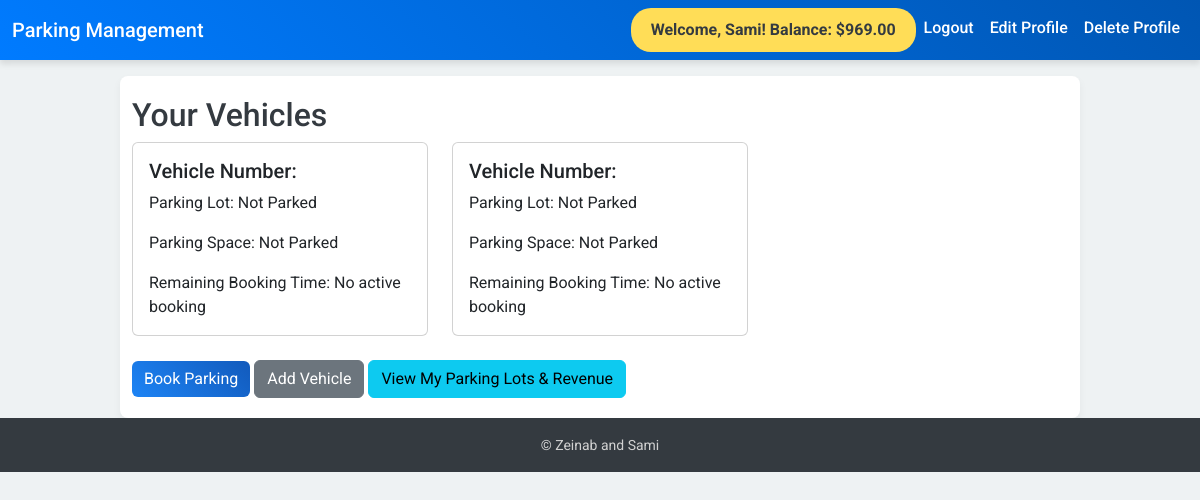
Screenshot of /home (signed in) with the database file from the repository.
### myapp/models.py (models this page shows, shortened)
class UserProfile(models.Model):
    user = models.OneToOneField(User, on_delete=models.CASCADE, related_name='profile')
    balance = models.DecimalField(max_digits=10, decimal_places=2, default=Decimal('1000.00'))

class Vehicle(models.Model):
    user = models.ForeignKey(User, on_delete=models.CASCADE)
    vehicle_number = models.CharField(max_length=20)
    vehicle_type = models.CharField(max_length=20)
    is_parked = models.BooleanField(default=False)
    @property
    def latest_booking(self):
        return self.booking_set.order_by('-start_time').first()

### myapp/views.py (the view)
# urls.py: 2. Add a URL to urlpatterns:  path('', views.home, name='home')
def home(request):
    vehicles = Vehicle.objects.filter(user=request.user)
    vehicle_data = []
    for vehicle in vehicles:
        latest_booking = vehicle.latest_booking
        if latest_booking and latest_booking.end_time > timezone.now():
            remaining_time = latest_booking.end_time - timezone.now()
            hours = remaining_time.seconds // 3600
            minutes = (remaining_time.seconds % 3600) // 60
            vehicle_data.append({
                'vehicle': vehicle,
                'parking_lot': latest_booking.parking_space.parking_lot.name,
                'parking_space': latest_booking.parking_space.spot_number,
                'remaining_time': f"{hours} hours, {minutes} minutes",
                'latest_booking_id': latest_booking.id  # Make sure this is passed for the cancel button
            })
        else:
            vehicle_data.append({
                'vehicle': vehicle,
                'parking_lot': 'Not Parked',
                'parking_space': 'Not Parked',
                'remaining_time': "No active booking",
                'latest_booking_id': None  # No booking, no cancel button
            })
    return render(request, 'home.html', {'vehicle_data': vehicle_data})

### myapp/templates/home.html (shortened to what this page needs)
{% extends 'base.html' %}
{% block content %}
<h2>Your Vehicles</h2>
<div class="row">
    {% for vehicle in vehicle_data %}
        <div class="col-md-4 mb-4">
            <div class="card">
                <div class="card-body">
                    <h5 class="card-title">Vehicle Number: {{ vehicle.vehicle_number }}</h5>
                    <p class="card-text">Parking Lot: {{ vehicle.parking_lot }}</p>
                    <p class="card-text">Parking Space: {{ vehicle.parking_space }}</p>
                    <p class="card-text">Remaining Booking Time: {{ vehicle.remaining_time }}</p>
                </div>
            </div>
        </div>
    {% endfor %}
</div>
<a href="{% url 'select_parking_lot' %}" class="btn btn-primary">Book Parking</a>
<a href="{% url 'add_vehicle' %}" class="btn btn-secondary">Add Vehicle</a>
<a href="{% url 'my_parking_lots' %}" class="btn btn-info">View My Parking Lots & Revenue</a>
{% endblock %}

### myapp/templates/base.html (shortened to what this page needs)
<!DOCTYPE html>
<html lang="en">
<head>
  <link rel="stylesheet" href="https://cdn.jsdelivr.net/npm/bootstrap@5.3.2/dist/css/bootstrap.min.css">
</head>
<body>
  <nav class="navbar navbar-expand-lg navbar-dark">
    <div class="container-fluid">
      <a class="navbar-brand" href="{% url 'home' %}">Parking Management</a>
      <div class="collapse navbar-collapse" id="navbarNav">
        <ul class="navbar-nav ms-auto">
          {% if user.is_authenticated %}
            <li class="nav-item">
              <a class="nav-link welcome" href="#">Welcome, {{ user.username }}! Balance: ${{ user.profile.balance }}</a>
            </li>
            <li class="nav-item">
              <a class="nav-link" href="{% url 'logout' %}">Logout</a>
            </li>
            <li class="nav-item">
              <a class="nav-link" href="{% url 'edit_profile' %}">Edit Profile</a>
            </li>
            <li class="nav-item">
              <a class="nav-link" href="{% url 'delete_profile' %}">Delete Profile</a>
            </li>
          {% endif %}
        </ul>
      </div>
    </div>
  </nav>
  <main class="container mt-3">
    {% block content %}{% endblock %}
  </main>
  <footer class="footer text-center">
    <div class="container">
      <span>&copy; Zeinab and Sami </a></span>
    </div>
  </footer>
</body>
</html>

### myapp/templates/base.html (style rules this page uses)
body { background-color: #eef2f3; font-family: 'Roboto', sans-serif; color: #343a40; margin: 0; }
.navbar { background: linear-gradient(45deg, #007bff, #0056b3); box-shadow: 0px 4px 6px rgba(0, 0, 0, 0.1); }
.navbar-brand, .nav-link { color: #ffffff !important; font-weight: 500; text-transform: capitalize; }
main { background: #ffffff; padding: 20px; border-radius: 8px; box-shadow: 0 4px 8px rgba(0, 0, 0, 0.05); }
.footer { background-color: #343a40; color: #d1d1d1; padding: 15px 0; }
.footer span { font-size: 14px; }
.btn-primary { background: linear-gradient(45deg, #1d84f5, #125abc); border: none; }
.container.mt-3 { max-width: 960px; }
.navbar .nav-link.welcome { background-color: #ffdd57; color: #343a40 !important; font-weight: bold; padding: 10px 20px; border-radius: 20px; transition: all 0.3s ease-in-out; }

### rows the page displays
Vehicle: parking_lot "Not Parked", parking_space "Not Parked", remaining_time "No active booking"
Vehicle: parking_lot "Not Parked", parking_space "Not Parked", remaining_time "No active booking"

### other values shown
{{ user.username }} "Sami"
{{ user.profile.balance }} "969.00"
